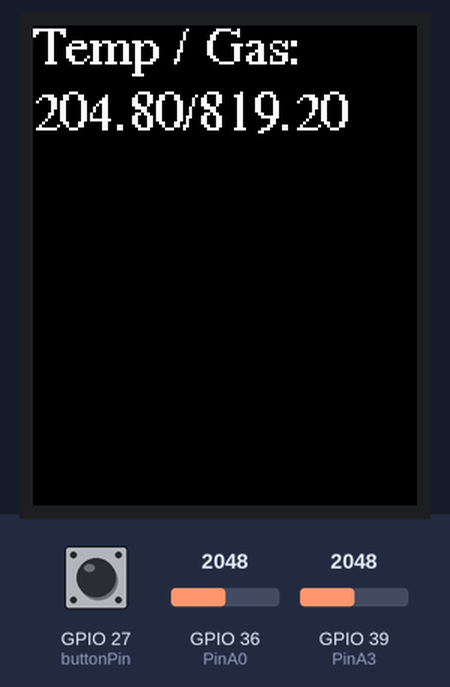
A sketch run on a simulated ESP32. Shown: 128×160 colour display. Inputs (shaded band) come from the test bench; at power-on: GPIO 27 (buttonPin) LOW, GPIO 36 (PinA0) = 2048, GPIO 39 (PinA3) = 2048. Storage starts empty; what the sketch prints to the serial monitor is not drawn.

Above: at 2.9 s.
3.0 s: GPIO 27 (buttonPin) pulled HIGH for 0.15 s
At 4.0 s:
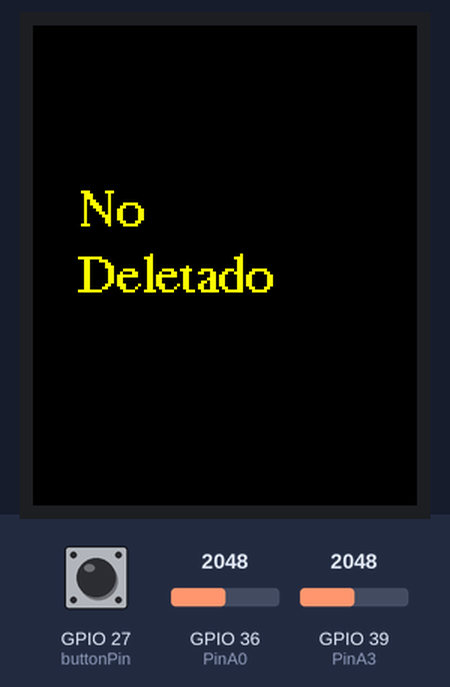
9.4 s: GPIO 27 (buttonPin) pulled HIGH for 3.2 s
15.9 s: GPIO 27 (buttonPin) pulled HIGH for 1 s
At 19.9 s:
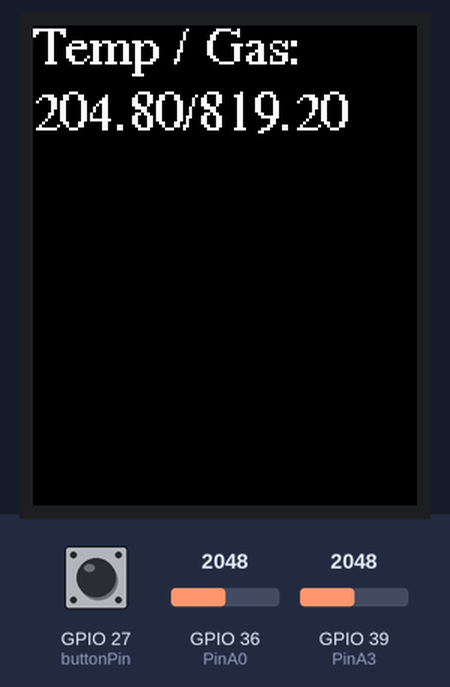
20.4 s: GPIO 36 (PinA0) set to 2540
At 21.9 s:
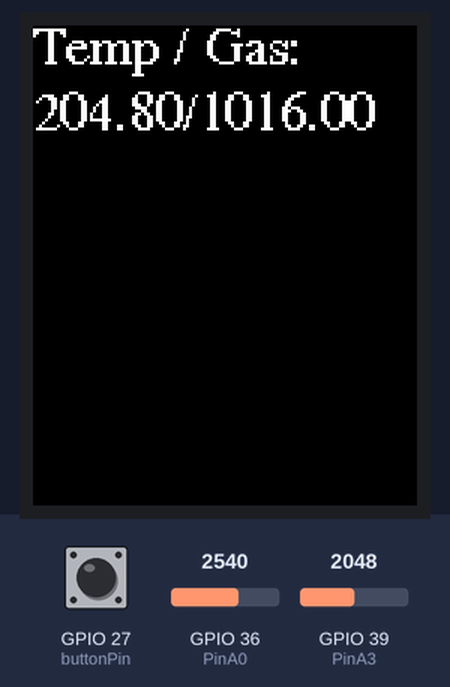
Timing chart, 0 to 23.4 s (numbered marks = the images above; inputs shaded):
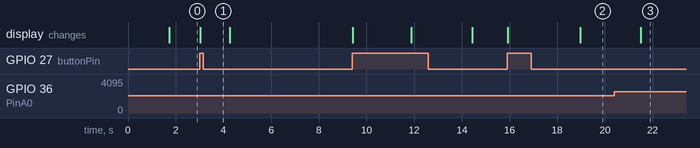

The sketch:

ESP32DataLoggerSinaisdeEntradaNaFlash.ino
```cpp
/*Coleta sinais da ADC0 e ADC3 formata em dois valores e grava em um arquivo SPIFFS na flash
 * de 2,5s em 2,5s mostrando em display o valor e a situação da memória.
 * Formata valor com 3 casas de inteiro e duas casas decimais.
 * buttonPin porta 27 como entrada para deletar arquivo criado.
*/

#include <Arduino.h> //Lib Arduino (opcional)
#include <Adafruit_GFX.h> //https://github.com/adafruit/Adafruit-GFX-Library.git versao 1.10.0
#include <Adafruit_ST7735.h> //https://github.com/adafruit/Adafruit-ST7735-Library.git versao 1.6.0
#include <SPI.h> //Comunicação SPI
#include <Fonts/FreeSerif9pt7b.h> //Fonte Serif que é usada no display
#include <SimpleDHT.h> //https://github.com/winlinvip/SimpleDHT.git versao 1.0.12
#include "FS_File_Record.h"  //Nossa lib personalizada do SPIFFS

//Pinos do display
#define DISPLAY_DC 5 //A0 Data command
#define DISPLAY_CS 22 //CS
#define DISPLAY_MOSI 23 //SDA
#define DISPLAY_CLK 18 //SCK
#define DISPLAY_RST 21

// Pino do botão de exclusão de arquivo
const int buttonPin = 27;

// Tamanho dos registros de temperatura e umidade (13 caracteres), exemplo:
// 100.00;100.00
// temp;umid
const int sizeOfRecord = 13;

//100.00
// Variáveis usadas em 'formatValue'
const int integralPartSize = 3, decimalPartSize = 2;

// Objeto da nossa lib que recebe o nome do arquivo e tamanho fixo de registro
FS_File_Record ObjFS("/dht22.bin", sizeOfRecord);

// Pino do DHT22 / Sinais Analógicos
const int pinDHT22 = 32;
float PinA0 = A0;
float PinA3 = A3;
float Temp;
float Gas;

// Objeto do dht22
SimpleDHT22 dht22(pinDHT22);

// Objeto do display
Adafruit_ST7735 display = Adafruit_ST7735(DISPLAY_CS, DISPLAY_DC, DISPLAY_MOSI, DISPLAY_CLK, DISPLAY_RST);

// Altura da fonte, usada na função resetDisplay
int fontHeight = 7;

// Variáveis usada para contagem/comparação de tempo (millis) na função timeout
long millisRefShowSpace;
bool flagShowSpace = false;

// String que recebe as mensagens de erro
String errorMsg;

// Variável que guarda o último registro obtido
String lastRecord = "";

// Existem duas tasks compartilhando o mesmo objeto do display
// Essas flags são usadas para evitar que as duas acessam este objeto ao mesmo tempo
bool flagDisplayisBusy = false, eventButton = false;

// Limpa o display e posiciona o cursor no início
void resetDisplay()
{
  // Verificamos se o display não está ocupado por alguma das tasks
  if(!flagDisplayisBusy)
  {
    flagDisplayisBusy = true;
    display.setFont(&FreeSerif9pt7b);
    display.fillScreen(ST77XX_BLACK);
    display.setTextColor(ST7735_WHITE);
    display.setCursor(0,fontHeight+5);
    display.setTextSize(1);
    flagDisplayisBusy = false;
  }
}

void showDisplay(String msg)
{
  // Verificamos se o display não está ocupado por alguma das tasks
  if(!flagDisplayisBusy)
  {
    flagDisplayisBusy = true;  // Sinalizamos que o display está ocupado
    display.println(msg);          // Exibimos no display a mensagem
    flagDisplayisBusy = false; // Sinalizamos que o display está desocupado
  }
}

// Posiciona cursor no centro e exibe a mensagem "FILE DELETED" em amarelo
void showFileDeleted(bool sucess)
{
  // Posição y aonde o texto será exibido
  int y = (display.height()/2)-(fontHeight*2);

  // Limpamos o display (aqui não usamos a função resetDisplay porque a flag displayisBusy neste momento está como true e o resetDisplay não será executado)
  // Portanto limpamos o display executando os comandos separadamente
  display.setFont(&FreeSerif9pt7b);
  display.fillScreen(ST77XX_BLACK);
  display.setTextColor(ST7735_WHITE);
  display.setTextSize(1);

  // Define cor do texto amarela
  display.setTextColor(ST7735_YELLOW);
  // Posiciona no centro de eixo y
  display.setCursor(0, y);

  // Se foi possível excluir
  if(sucess)
  {
    // Exibe mensagem "FILE DELETED"
    display.println("   Arquivo");
    display.println("   Deletado!");
  }
  else // Se não foi possível excluir
  {
    // Exibe mensagem "CANNOT DELETE"
    display.println("   Não");
    display.println("   Deletado");
  }

  // Define cor do texto branca
  display.setTextColor(ST7735_WHITE);
}

// Exibimos no display o arquivo, pausando a exibição a cada 6 registros
void showFile()
{
  int count = 0;
  String linha = "";

  // Exibe na serial e no display o início do arquivo
  Serial.println("# Inicio Arquivo #");
  showDisplay("#Inicio Arquivo#");

  errorMsg = "";

  // Posiciona o ponteiro do arquivo no início
  ObjFS.rewind();

  // Exibe todos os registros até o fim
  while(ObjFS.readFileNextRecord(&linha, &errorMsg) && linha != "")
  {
    Serial.println(linha);
    count++;

    // A cada 6 registros, pausamos e resetamos o display
    if(count % 6 == 0)
    {
      //Exibe "..." sinalizando que ainda não é o fim do arquivo
      showDisplay("...");
      // Aguarda 1.5s para poder visualizar os valores
      delay(1500);
      // Limpa display
      resetDisplay();
    }
    showDisplay(linha);
  }

  // Se existir mensagem de erro exibe na serial e no display
  if(errorMsg != "")
  {
    Serial.println(errorMsg);
    showDisplay(errorMsg);
  }

  // Exibe na serial e no display o fim do arquivo
  Serial.println("# Fim Arquivo #");
  showDisplay("# Fim Arquivo #");
  delay(1500);
}

void setup()
{
  // Inicializamos o display
  display.initR(INITR_BLACKTAB);

  // Iniciamos a Serial com velocidade de 115200
  Serial.begin(115200);

  // Seta botão como entrada (INPUT)
  pinMode(buttonPin, INPUT);

  // Exibe na serial "Starting..." para debug
  Serial.print("Iniciando...");

  // Se não foi possível iniciar o File System, exibimos erro e reiniciamos o ESP
  if(!ObjFS.init())
  {
    Serial.println("Erro Arquivo de Sistema");
    delay(1000);
    ESP.restart();
  }

  // Exibimos mensagem
  Serial.println("Arquivo de Sistema ok");

  // Se o arquivo não existe, criamos o arquivo
  if(!ObjFS.fileExists())
  {
     Serial.println("Novo Arquivo");
     ObjFS.newFile(); // Cria o arquivo
  }

  // Iniciamos uma task que irá ler o botão de exclusão
 xTaskCreatePinnedToCore(
  buttonEvent,   //Função que será executada
  "buttonEvent", //Nome da tarefa
  10000,     //Tamanho da pilha
  &display,      //Parâmetro da tarefa (no caso não usamos)
  2,         //Prioridade da tarefa
  NULL,      //Caso queira manter uma referência para a tarefa que vai ser criada (no caso não precisamos)
  0);        //Número do core que será executada a tarefa (usamos o core 0 para o loop ficar livre com o core 1)


  resetDisplay();

  // EXEMPLO DE BUSCA (FIND)
  // Obs: O primeiro registro se posiciona na pos 0 (zero)
  // String reg = ObjFS.findRecord(10);
  // showDisplay(reg);

  // Exibimos o arquivo
  showFile();
}

// Formata valores colocando zero à esquerda, ex: 023.20;047.40
String formatValue(float value)
{
  char auxDecimalPart[decimalPartSize+1], integralPart[integralPartSize+1], buf[sizeOfRecord+1]; //+1 para o '\0'
  String decimalPart;

  char format[5];

  // Copiamos para a formatação da parte decimal o texto: %0.2f
  strcpy(format, "%.");
  strcat(format, String(decimalPartSize).c_str());
  strcat(format, "f");

  sprintf (auxDecimalPart, format, value-(int)value);

  // Atribuímos para a variável decimalPart a parte decimal considerando os zeros à direita
  decimalPart = String(auxDecimalPart);
  decimalPart.replace("0.","");

  // Copiamos para a formatação da parte inteira o texto: %03d
  strcpy(format, "%0");
  strcat(format, String(integralPartSize).c_str());
  strcat(format, "d");

  // Atribuímos para a variável integralPart a parte inteira considerando os zeros à esquerda
  sprintf (integralPart, format, (int)value);

  // Concatenamos a parte interia com a parte decimal separando com ponto
  sprintf (buf, "%s.%s", integralPart, decimalPart.c_str());

  return String(buf);
}

// Função que lê e formata os dados de temperatura e umidade
String readDHTValues()
{
  Temp = analogRead(PinA3)*0.1;//°C
  Gas = analogRead(PinA0)/2.5;//ppm
  //float temperature = 0;
  //float humidity = 0;
  int err = SimpleDHTErrSuccess;

  // Lê sensor
  /*if ((err = dht22.read2(&temperature, &humidity, NULL)) != SimpleDHTErrSuccess)
  {
    Serial.print("Leitura DHT Falhou, erro = ");
    Serial.println(err);
    delay(1000);
    return "-------------"; //importante: deve possuir o mesmo sizeOfRecord, ou seja, 13 caracteres
  }*/

  // Retorna valores formatados, separados por ponto-virgula
  return formatValue(Temp)+"/"+formatValue(Gas);
}

//Função que compara se o tempo foi atingido, sem travar o loop
bool timeout(const int DELAY, long *millisAnterior, bool *flag)
{
  if(*flag)
  {
    *millisAnterior = millis();
    *flag = false;
  }

  if((*millisAnterior + DELAY) < millis())
  {
    *flag = true;
    return true;
  }

  return false;
}

// Exibe o espaço total, usado e disponível no display
void showAvailableSpace()
{
  long prevMillis;
  if(!eventButton && timeout(10000, &millisRefShowSpace, &flagShowSpace))
  {
    Serial.println("Space: "+String(ObjFS.getTotalSpace())+" Bytes");
    Serial.println("Used: "+String(ObjFS.getUsedSpace())+" Bytes");
    resetDisplay();
    showDisplay("Espaco Total:");
    showDisplay(String(ObjFS.getTotalSpace())+" Bytes");
    display.setTextColor(ST7735_YELLOW);
    showDisplay("Espaco Usado:");
    showDisplay(String(ObjFS.getUsedSpace())+" Bytes");
    display.setTextColor(ST77XX_GREEN);
    showDisplay("Espaco Livre:");
    showDisplay(String(ObjFS.getTotalSpace()-ObjFS.getUsedSpace())+" Bytes");

    // Registramos 4 vezes enquanto a mensagem aparece no display
    for(int i=0; i<4; i++)
    {
      // Lê temperatura e umidade do DHT
      String values = readDHTValues();

      // Escrevemos no arquivo e exibimos erro ou sucesso na serial para debug
      if(values != "" &&!ObjFS.writeFile(values, &errorMsg))
        Serial.println(errorMsg);
      else
        Serial.println("Escrita ok");

      prevMillis = millis();

      while(prevMillis+2500 > millis() && !eventButton);

      if(eventButton)
      {
        eventButton = false;
        // aguarda exibição "FILE DELETED"
        delay(500);
        break;
      }
    } //fim do for
  } //fim do if(timeout)
} //fim da função

// Exibe última amostra de temperatura e umidade obtida
void showLastRecord()
{
  resetDisplay();
  showDisplay("Temp / Gas:");
  showDisplay(lastRecord);
}

void loop()
{
  // Se não houver memória disponível, exibe e reinicia o ESP
  if(!ObjFS.availableSpace())
  {
    Serial.println("Memória Cheia!");
    showDisplay("Memória Cheia!");
    delay(10000);
    return;
  }

  // Lê temperatura e umidade do DHT
  String values = readDHTValues();

  // Escrevemos no arquivo e exibimos erro ou sucesso na serial para debug
  if(values != "" && !ObjFS.writeFile(values, &errorMsg))
    Serial.println(errorMsg);
  else
    Serial.println("Escrita ok");

  // Atribui para a variável global a última amostra
  lastRecord = values;
  // Exibe a última amostra no display
  showLastRecord();
  // Exibimos o espaço total, usado e disponível no display, de tempo em tempo
  showAvailableSpace();

  // Aguarda 2500ms
  delay(2500);
}

// Função executada pela task de evento do botão
void buttonEvent(void* display)
{
  TickType_t taskDelay = 10 / portTICK_PERIOD_MS;

  // IMPORTANTE: A tarefa não pode terminar, deve ficar presa em um loop infinito
  while(true)
  {
    // Se o botão foi pressionado e a flag estiver "false"
    if(digitalRead(buttonPin) == HIGH && !eventButton)
    {
      // Sinalizamos que o botão foi pressionado
      eventButton = true;
      // Tenta excluir o arquivo
      if(ObjFS.destroyFile())
      {
        Serial.println("Arquivo deletado");

        // Enquanto o display estiver ocupado, aguardamos
        while(flagDisplayisBusy)
          vTaskDelay(taskDelay);

        // Sinalizamos que o display está ocupado
        flagDisplayisBusy = true;
        // Exibimos no display
        showFileDeleted(true);
        // Sinalizamos que o display está desocupado
        flagDisplayisBusy = false;

        lastRecord = "";
      }
      else
      {
        Serial.println("Falha ao deletar arquivo");

        while(flagDisplayisBusy)
          vTaskDelay(taskDelay);

        // Sinalizamos que o display está ocupado
        flagDisplayisBusy = true;
        // Exibimos no display
        showFileDeleted(false);
        // Sinalizamos que o display está desocupado
        flagDisplayisBusy = false;
      }
    }
    else
    if(digitalRead(buttonPin) == LOW && eventButton) // Se o botão foi solto e a flag estiver "true"
    {
      // Sinalizamos que o botão foi solto
      eventButton = false;
    }

    // Executamos um delay de 10ms, os delays executado nas xTasks são diferentes
    vTaskDelay(taskDelay);

    //IMPORTANTE: SEMPRE DEIXAR UM DELAY PARA ALIMENTAR WATCHDOG
  }
}
```

FS_File_Record.cpp
```cpp
// Importamos o header referente a lib FS_File_Record
#include "FS_File_Record.h"

String fileName; // Nome do arquivo
int sizeOfRecord = 5; // Default 3 (somando \r\n o tamanho será 5)
File pFile; // Ponteiro do arquivo

// Construtor que seta somente o nome do arquivo, deixando o tamanho de registro default 3
FS_File_Record::FS_File_Record(String _fileName)
{
  fileName = _fileName;
}

// Construtor que seta nome do arquivo e tamanho de registro +2 (\r\n)
FS_File_Record::FS_File_Record(String _fileName, int _sizeOfRecord)
{
  fileName = _fileName;
  sizeOfRecord = _sizeOfRecord+2;
}

// Inicializa SPIFFS
bool FS_File_Record::init()
{
  return SPIFFS.begin(true);
}

// Posiciona o ponteiro do arquivo no início
bool FS_File_Record::rewind()
{
  if(pFile)
    return pFile.seek(0);

  return false;
}

// Lê a próxima linha do arquivo
bool FS_File_Record::readFileNextRecord(String *line, String *errorMsg)
{
  *errorMsg = "";
  *line = "";
  // Se o ponteiro estiver nulo
  if(!pFile)
  {
    // Abre arquivo para leitura
    pFile = SPIFFS.open(fileName.c_str(), FILE_READ);

    // Se aconteceu algum erro
    if(!pFile)
    {
      // Guarda msg de erro
      *errorMsg = "Failed to open the file";
      // Retorna falso
      return false;
    }
  }

  // Se for possível ler o arquivo
  if(pFile.available())
  {
    // Lê arquivo
    *line = pFile.readStringUntil('\n');
    // Retorna true
    return true;
  }

  // Se o arquivo estiver vazio retorna true
  if(pFile.size()<=0)
    return true;

  // Se não for possível ler o arquivo retorna falso
  return false;
}

//Posiciona ponteiro do arquivo na posição "pos"
bool FS_File_Record::seekFile(int pos)
{
  // Se o ponteiro estiver nulo
  if(pFile)
    pFile.close();

  pFile = SPIFFS.open(fileName.c_str(), FILE_READ); // Abre o arquivo para leitura

  // Posiciona o ponteiro na posição multiplicando pelo tamanho do registro
  return pFile.seek(sizeOfRecord*pos);
}

// Escreve no arquivo
bool FS_File_Record::writeFile(String line, String *errorMsg)
{
  if(pFile)
    pFile.close();

  pFile = SPIFFS.open(fileName.c_str(), FILE_APPEND);

  // Se foi possível abrir
  if (pFile)
  {
    // Escreve registro
    pFile.println(line);
    // Fecha arquivo
    pFile.close();
    // Retorna true
    return true;
  }

  // Se não foi possível abrir guarda mensagem de erro e retorna false
  *errorMsg = "Failed to open the file: "+String(fileName);
  return false;
}

// Lê o último registro do arquivo
bool FS_File_Record::readFileLastRecord(String *line, String *errorMsg)
{
  // Variável que guardará o tamanho do arquivo
  int sizeArq;

  // Limpa string
  *errorMsg = "";

  // Se o arquivo está aberto, fecha
  if(pFile)
    pFile.close();

  // Abre o arquivo para leitura
  pFile = SPIFFS.open(fileName.c_str(), FILE_READ);

  // Se não foi possível abrir o arquivo
  if(!pFile)
  {
    // Guarda mensagem de erro e retorna false
    *errorMsg = "Failed to open the file: "+String(fileName);
    return false;
  }

  // Obtém o tamanho do arquivo
  sizeArq = pFile.size();
  Serial.println("Size: "+String(sizeArq));

  // Se existe ao menos um registro
  if(sizeArq >= sizeOfRecord)
  {
    pFile.seek(sizeArq-sizeOfRecord); // Posiciona o ponteiro no final do arquivo menos o tamanho de um registro (sizeOfRecord)
    *line =  pFile.readStringUntil('\n');
    pFile.close();
  }

  return true;
}

// Exclui arquivo
bool FS_File_Record::destroyFile()
{
  // Se o arquivo estiver aberto, fecha
  if(pFile)
    pFile.close();

  // Exclui arquivo e retorna o resultado da função "remove"
  return SPIFFS.remove((char*)fileName.c_str());
}

// Função que busca um registro
// "pos" é a posição referente ao registro buscado
String FS_File_Record::findRecord(int pos)
{
  // Linha que receberá o valor do registro buscado
  String line = "", errorMsg = "";

  // Posiciona na posição desejada
  // Obs. A posição se inicia com zero "0"
  if(!seekFile(pos))
    return "Seek error";

  // Lê o registro
  if(!readFileNextRecord(&line, &errorMsg))
    return errorMsg;

  return line;
}

// Verifica se o arquivo existe
bool FS_File_Record::fileExists()
{
  return SPIFFS.exists((char*)fileName.c_str());
}

// Cria um novo arquivo, se já existir um arquivo de mesmo nome, ele será removido antes
void FS_File_Record::newFile()
{
  if(pFile)
    pFile.close();

  SPIFFS.remove((char*)fileName.c_str());
  pFile = SPIFFS.open(fileName.c_str(), FILE_WRITE);
  pFile.close();
}

// Obtém o nome do arquivo
String FS_File_Record::getFileName()
{  return fileName; }

// Seta o nome do arquivo
void FS_File_Record::setFileName(String _fileName)
{  fileName = _fileName; }

// Obtém o tamanho do registro
int FS_File_Record::getSizeRecord()
{ return sizeOfRecord-2; }

// Seta o tamanho do registro
void FS_File_Record::setSizeRecord(int _sizeOfRecord)
{ sizeOfRecord = _sizeOfRecord+2; }

// Verifica se existe espaço suficiente na memória flash
bool FS_File_Record::availableSpace()
{
  return getUsedSpace() + sizeOfRecord <= getTotalSpace();
  // ou também pode ser:
  //return getUsedSpace()+(sizeof(char)*sizeOfRecord) <= getTotalSpace();  // sizeof(char) = 1
}

// Retorna o tamanho em bytes total da memória flash
int FS_File_Record::getTotalSpace()
{
  return SPIFFS.totalBytes();
}

// Retorna a quantidade usada de memória flash
int FS_File_Record::getUsedSpace()
{
  return SPIFFS.usedBytes();
}
```

Source omitted: FS_File_Record.h (884 bytes)

Measured:
- after the input at 3.0 s, the display: changes at once (image 1)
- after the input at 15.9 s, the display: first changes at once (image 2 shows a later state)
- after the input at 20.4 s, the display: changes after 1.1 s (image 3)
